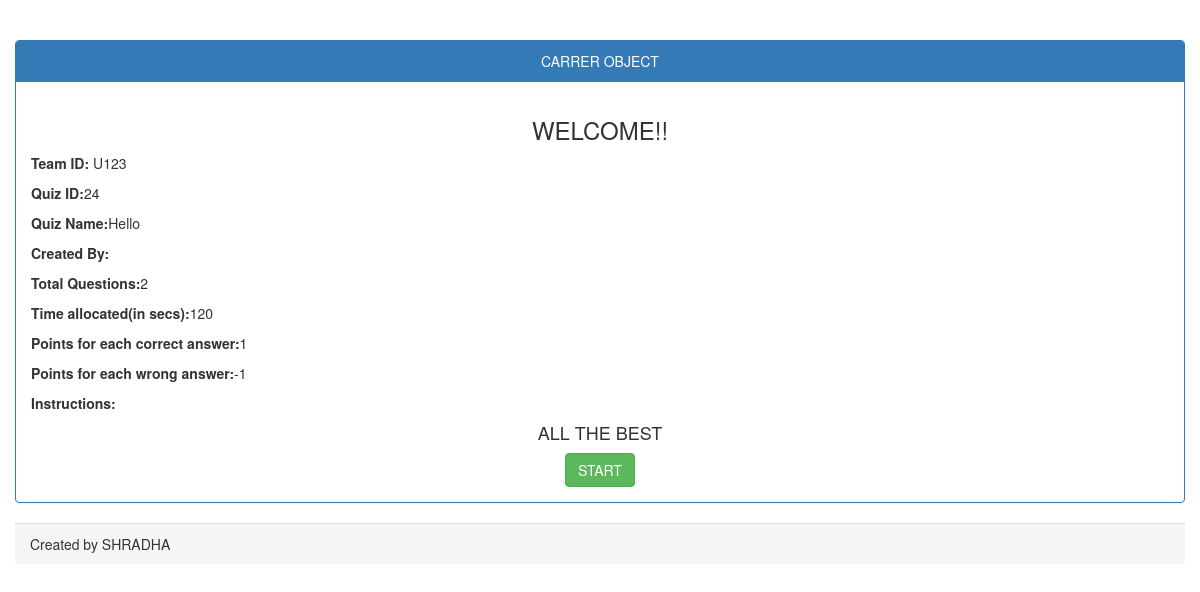
Page /instruction.php?trix_id=U123&&quiz_id=24 (signed in) on the committed database.
### tables this page shows
CREATE TABLE `create_quiz` (
  `quiz_id` int(11) NOT NULL,
  `quiz_name` varchar(30) NOT NULL,
  `total_ques` int(11) NOT NULL,
  `display_ques` int(11) NOT NULL,
  `time_allocated` int(11) NOT NULL,
  `for_right` int(11) NOT NULL,
  `for_wrong` int(11) NOT NULL,
  `status` int(11) NOT NULL DEFAULT '0',
  `created_by` varchar(200) NOT NULL,
  `instruction` varchar(1000) NOT NULL
);

### function.php (called while the page is built, shortened)
<?php
function get_quiz_details($quiz_id)
{
$sql="select * from create_quiz where quiz_id=$quiz_id";
foreach($GLOBALS['db']->query($sql) as $row);
return $row;
}
?>

### instruction.php (the view, shortened to what this page needs)
<?php
include 'function.php';
$quiz_detail=get_quiz_details($_GET['quiz_id']);
include('links.php');
?>
<br>
<br>
<div class="col-lg-12">
                        <div class="panel panel-primary">
                            <div class="panel-heading">
                                <center>CARRER OBJECT</center>
                            </div>
                            <div class="panel-body">
                                <center><h3>WELCOME!!</h3></center>
								<p><b>Team ID: </b><?php echo $_SESSION['trix_id'];?></p>
								<p><b>Quiz ID:</b><?php echo $quiz_detail['quiz_id'];?></p>
								<p><b>Quiz Name:</b><?php echo $quiz_detail['quiz_name'];?></p>
								<p><b>Created By:</b><?php echo $quiz_detail['created_by'];?></p>
								<p><b>Total Questions:</b><?php echo $quiz_detail['display_ques'];?></p>
								<p><b>Time allocated(in secs):</b><?php echo $quiz_detail['time_allocated'];?></p>
								<p><b>Points for each correct answer:</b><?php echo $quiz_detail['for_right'];?></p>
								<p><b>Points for each wrong answer:</b>-<?php echo $quiz_detail['for_wrong'];?></p>
								<p><b>Instructions:</b></p><?php echo $quiz_detail['instruction'];?>
								<center><h4>ALL THE BEST</h4></center>
								<center><a href="attempt_quiz.php?trix_id=<?php echo $_SESSION['trix_id'];?>&&quiz_id=<?php echo $_GET['quiz_id'];?>""><button type="button" class="btn btn-success">START</button></a></center>
							</div>
                            </div>
                            <div class="panel-footer">
                                Created by SHRADHA
                            </div>
                        </div>

### rows in the picture
create_quiz: quiz_id "24", quiz_name "Hello", display_ques "2", time_allocated "120", for_right "1", for_wrong "1"

### other values in the picture
$_SESSION['trix_id'] "U123"
